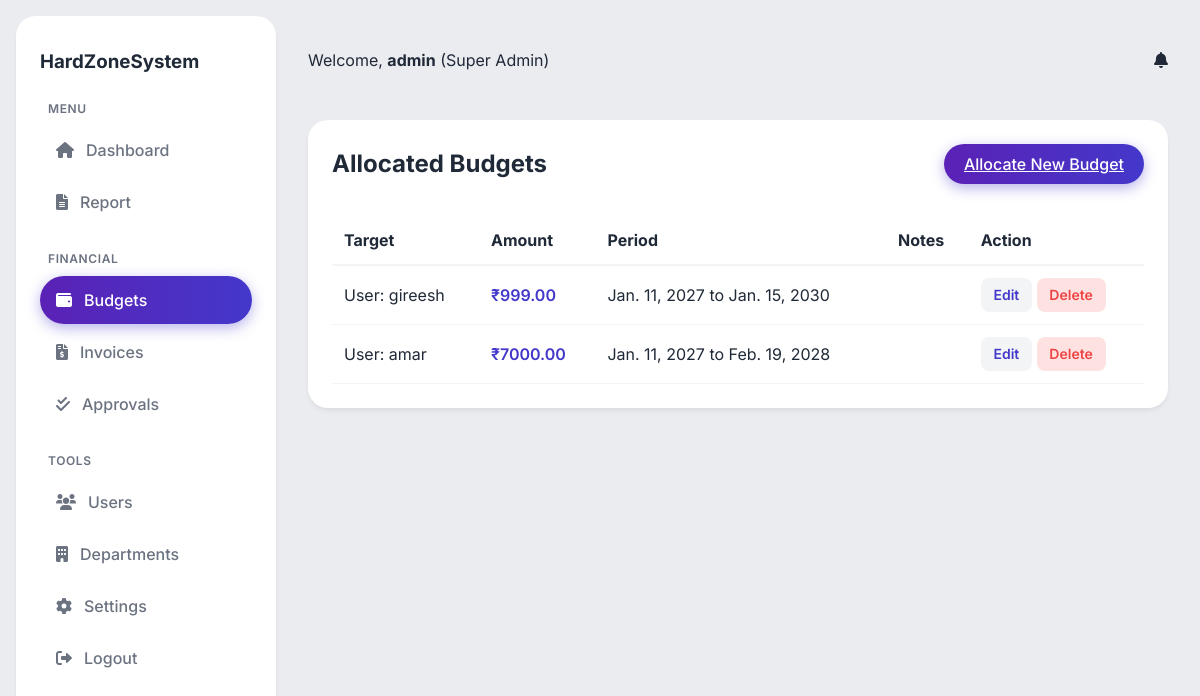
Screenshot of /budgets/ (signed in) with the database file from the repository.
### users/models.py (models this page shows, shortened)
class CustomUser(AbstractUser):
    ROLE_CHOICES = (
        ('ADMIN', 'Super Admin'),
        ('MANAGER', 'Manager'),
        ('EMPLOYEE', 'Employee'),
    )
    role = models.CharField(max_length=20, choices=ROLE_CHOICES, default='EMPLOYEE')
    department = models.ForeignKey('budgets.Department', on_delete=models.SET_NULL, null=True, blank=True, related_name='members')
    manager = models.ForeignKey('self', on_delete=models.SET_NULL, null=True, blank=True, related_name='subordinates')
    status = models.BooleanField(default=True) # True for Active, False for Inactive

### budgets/models.py (models this page shows, shortened)
class BudgetAllocation(models.Model):
    department = models.ForeignKey(Department, on_delete=models.CASCADE, related_name='allocations', null=True, blank=True)
    employee = models.ForeignKey('users.CustomUser', on_delete=models.CASCADE, related_name='my_allocations', null=True, blank=True)
    amount = models.DecimalField(max_digits=12, decimal_places=2)
    start_date = models.DateField()
    end_date = models.DateField()
    notes = models.TextField(blank=True)

### budgets/views.py (the view)
# urls.py: path('', views.budget_list, name='budget_list'),
@login_required
def budget_list(request):
    user = request.user
    if user.role == 'ADMIN':
        allocations = BudgetAllocation.objects.all()
    elif user.role == 'MANAGER':
        allocations = BudgetAllocation.objects.filter(department=user.department)
    else:
        allocations = BudgetAllocation.objects.filter(employee=user)
    return render(request, 'budgets/budget_list.html', {'allocations': allocations})

### templates/budgets/budget_list.html (shortened to what this page needs)
{% extends 'base.html' %}
{% block content %}
<div class="card">
    <div style="display: flex; justify-content: space-between; align-items: center; margin-bottom: 2rem;">
        <h2>Allocated Budgets</h2>
        {% if user.role == 'ADMIN' %}
        <a href="{% url 'budget_create' %}" class="btn btn-primary">Allocate New Budget</a>
        {% endif %}
    </div>
    <table style="width: 100%; border-collapse: collapse;">
        <thead>
            <tr style="border-bottom: 2px solid var(--border-color); text-align: left;">
                <th style="padding: 0.75rem;">Target</th>
                <th style="padding: 0.75rem;">Amount</th>
                <th style="padding: 0.75rem;">Period</th>
                <th style="padding: 0.75rem;">Notes</th>
                <th style="padding: 0.75rem;">Action</th>
            </tr>
        </thead>
        <tbody>
            {% for allocation in allocations %}
            <tr style="border-bottom: 1px solid var(--border-color);">
                <td style="padding: 0.75rem;">
                    {% if allocation.employee %}
                        User: {{ allocation.employee.username }}
                    {% else %}
                        Dept: {{ allocation.department.name }}
                    {% endif %}
                </td>
                <td style="padding: 0.75rem; font-weight: 600; color: var(--primary-color);">₹{{ allocation.amount }}</td>
                <td style="padding: 0.75rem;">{{ allocation.start_date }} to {{ allocation.end_date }}</td>
                <td style="padding: 0.75rem; font-size: 0.9rem; color: var(--text-muted);">{{ allocation.notes|truncatechars:50 }}</td>
                <td style="padding: 0.75rem;">
                    {% if user.role == 'ADMIN' %}
                    <a href="{% url 'budget_edit' allocation.id %}">Edit</a>
                    <a href="{% url 'budget_delete' allocation.id %}" class="btn-danger">Delete</a>
                    {% endif %}
                </td>
            </tr>
            {% empty %}
            <tr>
                <td colspan="5" style="padding: 2rem; text-align: center; color: var(--text-muted);">No budget allocations found.</td>
            </tr>
            {% endfor %}
        </tbody>
    </table>
</div>
{% endblock %}

### templates/base.html (shortened to what this page needs)
<!DOCTYPE html>
<html lang="en">
<head>
    {% load static %}
    <link rel="stylesheet" href="{% static 'css/style.css' %}">
    <link rel="stylesheet" href="https://cdnjs.cloudflare.com/ajax/libs/font-awesome/6.0.0/css/all.min.css">
</head>
<body>
    <div class="dashboard-container">
        {% if user.is_authenticated %}
        <aside class="sidebar">
            <h3>HardZoneSystem</h3>
            <ul class="nav-links">
                <li><span class="menu-group">Menu</span></li>
                <li><a href="{% url 'dashboard' %}"
                        class="{% if request.resolver_match.url_name == 'dashboard' %}active{% endif %}">
                        <i class="fas fa-home"></i> <span>Dashboard</span></a></li>
                <li><a href="{% url 'export_report_excel' %}"><i class="fas fa-file-alt"></i> <span>Report</span></a></li>
                <li><span class="menu-group">Financial</span></li>
                <li><a href="{% url 'budget_list' %}" class="{% if 'budgets' in request.path %}active{% endif %}">
                        <i class="fas fa-wallet"></i> <span>Budgets</span></a></li>
                <li><a href="{% url 'expense_list' %}" class="{% if 'expenses' in request.path %}active{% endif %}">
                        <i class="fas fa-file-invoice-dollar"></i> <span>Invoices</span></a></li>
                {% if user.role != 'EMPLOYEE' %}
                <li><a href="{% url 'approval_list' %}" class="{% if 'approvals' in request.path %}active{% endif %}">
                        <i class="fas fa-check-double"></i> <span>Approvals</span></a></li>
                {% endif %}
                <li><span class="menu-group">Tools</span></li>
                {% if user.role == 'ADMIN' %}
                <li><a href="{% url 'user_list' %}" class="{% if 'users' in request.path %}active{% endif %}">
                        <i class="fas fa-users"></i> <span>Users</span></a></li>
                <li><a href="{% url 'department_list' %}"
                        class="{% if 'departments' in request.path %}active{% endif %}">
                        <i class="fas fa-building"></i> <span>Departments</span></a></li>
                <li><a href="{% url 'company_settings' %}" class="{% if 'settings' in request.path %}active{% endif %}">
                        <i class="fas fa-cog"></i> <span>Settings</span></a></li>
                {% endif %}
                <li><a href="{% url 'logout' %}"><i class="fas fa-sign-out-alt"></i> <span>Logout</span></a></li>
            </ul>
        </aside>
        {% endif %}
        <main class="main-content">
            {% if user.is_authenticated %}
            <header class="top-nav">
                <div class="user-info">
                    Welcome, <strong>{{ user.username }}</strong> ({{ user.get_role_display }})
                </div>
                <div class="notifications">
                    <i class="fas fa-bell"></i>
                </div>
            </header>
            {% endif %}
            {% block content %}
            {% endblock %}
        </main>
    </div>
</body>
</html>

### static/css/style.css (style rules this page uses)
:root { --primary-color: #4338ca; --primary-hover: #3730a3; --secondary-color: #1e1b4b; --bg-main: #ebecf0; --bg-card: #ffffff; --bg-sidebar: #ffffff; --text-main: #1f2937; --text-muted: #6b7280; --border-color: #f3f4f6; --success: #10b981; --success-bg: #d1fae5; --danger: #ef4444; --danger-bg: #fee2e2; --warning: #f59e0b; }
* { margin: 0; padding: 0; box-sizing: border-box; }
body { font-family: 'Inter', sans-serif; background-color: var(--bg-main); color: var(--text-main); line-height: 1.5; }
.dashboard-container { display: flex; min-height: 100vh; }
.sidebar { width: 260px; background-color: var(--bg-sidebar); color: var(--text-main); padding: 2rem 1.5rem; margin: 1rem 0 1rem 1rem; border-radius: 20px; transition: all 0.3s; box-shadow: 0 4px 6px -1px rgba(0, 0, 0, 0.05), 0 2px 4px -1px rgba(0, 0, 0, 0.03); }
.nav-links { list-style: none; }
.nav-links li { margin-bottom: 0.25rem; }
.nav-links li span.menu-group { display: block; font-size: 0.75rem; text-transform: uppercase; color: var(--text-muted); margin: 1.5rem 0 0.5rem 0.5rem; letter-spacing: 0.05em; font-weight: 600; }
.nav-links a { color: var(--text-muted); text-decoration: none; padding: 0.75rem 1rem; display: flex; align-items: center; gap: 0.75rem; border-radius: 9999px; transition: all 0.2s; font-weight: 500; }
.nav-links a.active { background: linear-gradient(90deg, #5b21b6 0%, #4338ca 100%); color: white; box-shadow: 0 4px 14px 0 rgba(67, 56, 202, 0.39); }
.main-content { flex: 1; padding: 2rem; }
.top-nav { display: flex; justify-content: space-between; align-items: center; margin-bottom: 2rem; background: transparent; padding: 1rem 0; }
.card { background: var(--bg-card); border-radius: 20px; padding: 1.5rem; box-shadow: 0 4px 6px -1px rgba(0, 0, 0, 0.05), 0 2px 4px -1px rgba(0, 0, 0, 0.03); margin-bottom: 1.5rem; border: none; }
.btn { padding: 0.5rem 1.25rem; border-radius: 9999px; font-weight: 500; cursor: pointer; border: none; transition: all 0.2s; }
.btn-primary { background: linear-gradient(90deg, #5b21b6 0%, #4338ca 100%); color: white; box-shadow: 0 4px 14px 0 rgba(67, 56, 202, 0.39); }
table a { color: var(--primary-color); text-decoration: none; font-weight: 600; font-size: 0.875rem; padding: 0.4rem 0.8rem; border-radius: 8px; background-color: #f3f4f6; transition: all 0.2s; display: inline-block; }
table a.btn-danger { color: var(--danger); background-color: var(--danger-bg); }

### rows the page displays
CustomUser: username "admin", role "Super Admin"
BudgetAllocation: employee.username "gireesh", amount "999.00", start_date "Jan. 11, 2027", end_date "Jan. 15, 2030"
BudgetAllocation: employee.username "amar", amount "7000.00", start_date "Jan. 11, 2027", end_date "Feb. 19, 2028"
